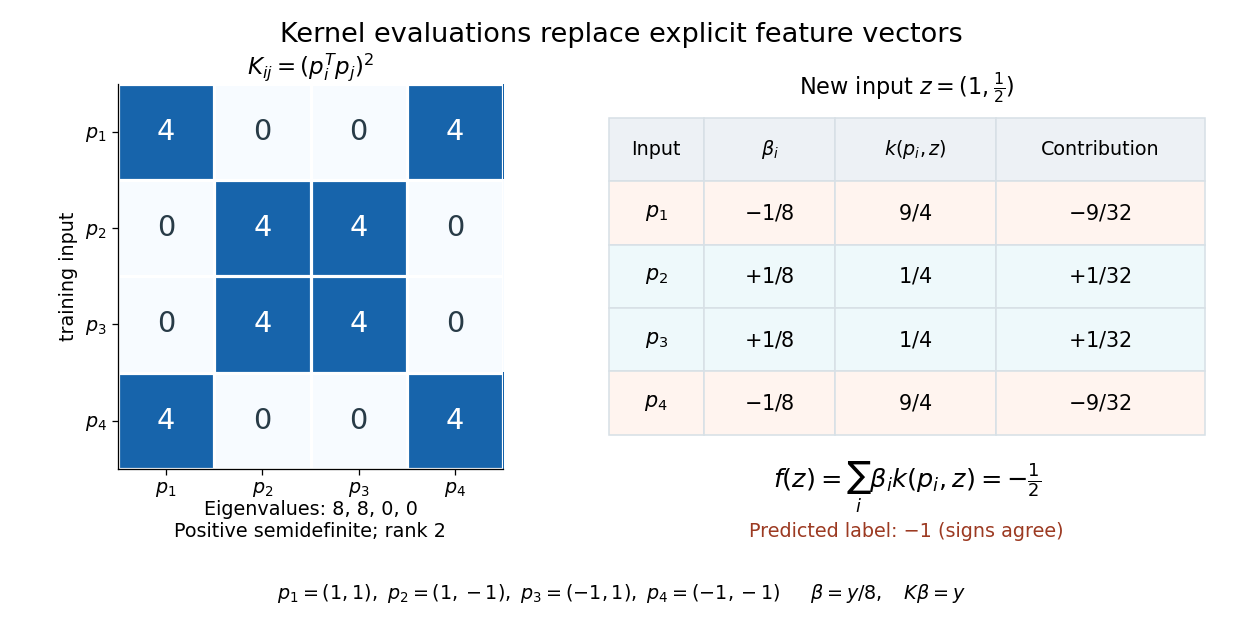

The Python source for this figure:
"""Draw the exact quadratic Gram matrix and an original dual prediction.

Tested with Python 3.14, matplotlib 3.10.7 and numpy 2.3.5.
Run from _media: MPLBACKEND=Agg MPLCONFIGDIR=/tmp/codex-wiki-matplotlib
python3 ../kernel-quadratic-gram-dual-evaluation.py
"""

from pathlib import Path

import matplotlib.pyplot as plt
import numpy as np


def main():
    points = np.array([[1, 1], [1, -1], [-1, 1], [-1, -1]])
    labels = -points[:, 0] * points[:, 1]
    gram = (points @ points.T) ** 2
    beta = labels / 8
    test_point = np.array([1, 0.5])
    evaluations = (points @ test_point) ** 2
    contributions = beta * evaluations
    np.testing.assert_allclose(np.linalg.eigvalsh(gram), [0, 0, 8, 8], atol=1e-14)
    np.testing.assert_allclose(gram @ beta, labels)
    np.testing.assert_allclose(evaluations, [9 / 4, 1 / 4, 1 / 4, 9 / 4])
    assert contributions.sum() == -0.5

    plt.rcParams.update({"font.size": 12, "axes.spines.top": False, "axes.spines.right": False})
    fig = plt.figure(figsize=(10.8, 5.4), facecolor="white")
    fig.suptitle("Kernel evaluations replace explicit feature vectors", fontsize=17, y=0.965)
    ax = fig.add_axes([0.075, 0.245, 0.35, 0.62])
    ax.imshow(gram, cmap="Blues", vmin=0, vmax=5, interpolation="nearest")
    for i in range(4):
        for j in range(4):
            ax.text(j, i, str(gram[i, j]), ha="center", va="center", fontsize=18,
                    color="white" if gram[i, j] else "#283b47")
    ticks = [rf"$p_{i}$" for i in range(1, 5)]
    ax.set(xticks=range(4), yticks=range(4), xticklabels=ticks, yticklabels=ticks,
           ylabel="training input", title=r"$K_{ij}=(p_i^T p_j)^2$")
    ax.set_xticks(np.arange(-0.5, 4), minor=True)
    ax.set_yticks(np.arange(-0.5, 4), minor=True)
    ax.grid(which="minor", color="white", linewidth=2)
    ax.tick_params(which="minor", bottom=False, left=False)
    fig.text(0.25, 0.135, "Eigenvalues: 8, 8, 0, 0\nPositive semidefinite; rank 2", ha="center", fontsize=12)

    table_ax = fig.add_axes([0.49, 0.30, 0.48, 0.51])
    table_ax.axis("off")
    table_ax.set_title(r"New input $z=(1,\frac{1}{2})$", fontsize=14, pad=15)
    rows = [[ticks[i], r"$-1/8$" if labels[i] < 0 else r"$+1/8$",
             r"$9/4$" if evaluations[i] > 1 else r"$1/4$",
             r"$-9/32$" if labels[i] < 0 else r"$+1/32$"] for i in range(4)]
    table = table_ax.table(cellText=rows, colLabels=["Input", r"$\beta_i$", r"$k(p_i,z)$", "Contribution"],
                          cellLoc="center", bbox=[0, 0, 1, 1], colWidths=[0.16, 0.22, 0.27, 0.35])
    table.auto_set_font_size(False)
    table.set_fontsize(13)
    for (row, column), cell in table.get_celld().items():
        cell.set_edgecolor("#d8e0e6")
        if row == 0:
            cell.set_facecolor("#edf1f5")
            cell.get_text().set_fontsize(12)
        else:
            cell.set_facecolor("#fff4ef" if labels[row - 1] < 0 else "#eef9fb")
    fig.text(0.73, 0.215, r"$f(z)=\sum_i\beta_i k(p_i,z)=-\frac{1}{2}$", ha="center", fontsize=16)
    fig.text(0.73, 0.135, "Predicted label: −1 (signs agree)", ha="center", fontsize=12, color="#9c3a22")
    fig.text(0.5, 0.035, r"$p_1=(1,1),\ p_2=(1,-1),\ p_3=(-1,1),\ p_4=(-1,-1)$"
             r"     $\beta=y/8,\quad K\beta=y$", ha="center", fontsize=12)
    fig.savefig(Path.cwd() / (Path(__file__).stem + ".png"), dpi=115, facecolor="white", transparent=False)
    plt.close(fig)


if __name__ == "__main__":
    main()
